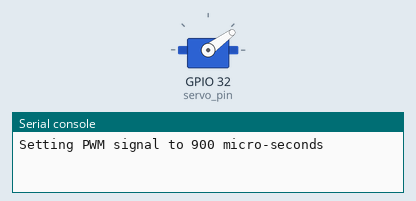
The program below on a simulated ESP32 board running MicroPython. Shown: servo, the last lines printed to the serial console. Servo angles are drawn from the pulse width (0.5 ms = 0°, 2.5 ms = 180°). At 6.0 s the program stops and its outputs stay as they are.

Above: at 0.1 s.
At 2.1 s:
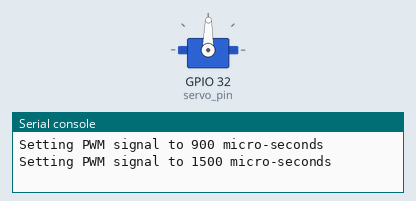
At 4.1 s:
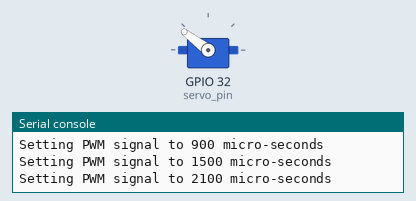
Timing chart, 0 to 5.6 s (numbered marks = the images above):
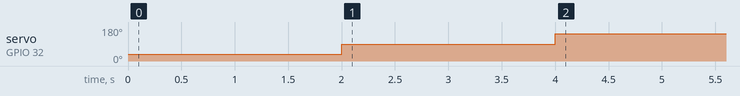

The program:

servo_motor_control.py
```python
from machine import Pin, PWM
import time

# Pin initialization for the FS90 Servo Motor's Signal Line with PWM
# Set servo signal line to GPIO pin 32
servo_pin = Pin(32)
# Setting the frequency to 50Hz, which is standard for most servo motors
servo_pwm = PWM(servo_pin, freq=50)


# Function to set servo position based on microsecond input
def set_servo_duty(pwm_object, pulse_micro_sec):
    # Using a 10-bit resolution for the PWM signal from the ESP32 Feather V2
    max_duty = 1023
    min_duty = 0

    period = 1 / 50
    period_micro_sec = int(period * (1000000))

    duty_output = int((pulse_micro_sec / period_micro_sec) * max_duty)

    pwm_object.duty(duty_output)


# Example usage:
# I recommend attaching one of the servo horns to see these affects

# Setting servo to minimum position for 2 seconds
pwm_signal = 900
print("Setting PWM signal to {} micro-seconds".format(pwm_signal))
set_servo_duty(servo_pwm, pwm_signal)
time.sleep(2)

# Setting servo to middle position for 2 seconds
pwm_signal = 1500
print("Setting PWM signal to {} micro-seconds".format(pwm_signal))
set_servo_duty(servo_pwm, pwm_signal)
time.sleep(2)

# Setting servo to maximum position for 2 seconds
pwm_signal = 2100
print("Setting PWM signal to {} micro-seconds".format(pwm_signal))
set_servo_duty(servo_pwm, pwm_signal)
time.sleep(2)

# Deinitialize the PWM when done
servo_pwm.deinit()
print("Servo PWM signal is deinitialized")
```

Measured:
- by itself, servo on GPIO 32 (servo_pin): 36° → 89° at 2.0 s, → 143° 2.0 s later
